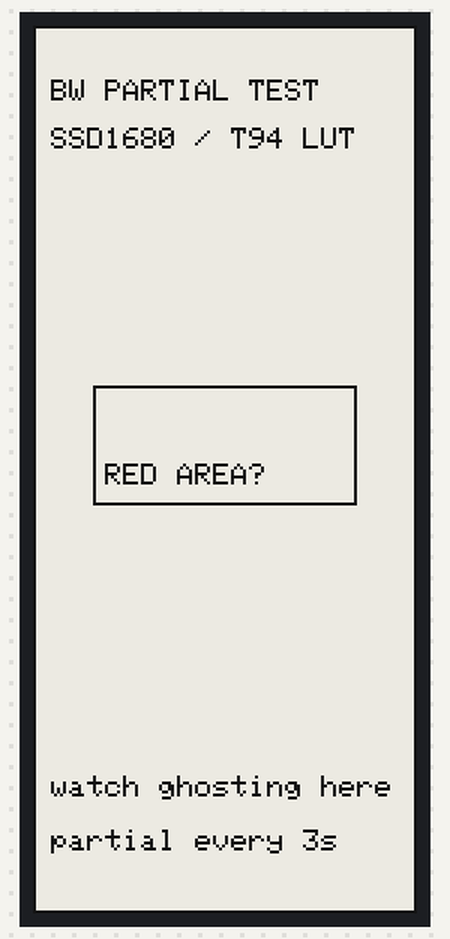
A sketch run on a simulated ESP32. Parts: 128×296 one-colour display. What the sketch prints to the serial monitor is not drawn.

Above: at 2.6 s.
At 6.1 s:
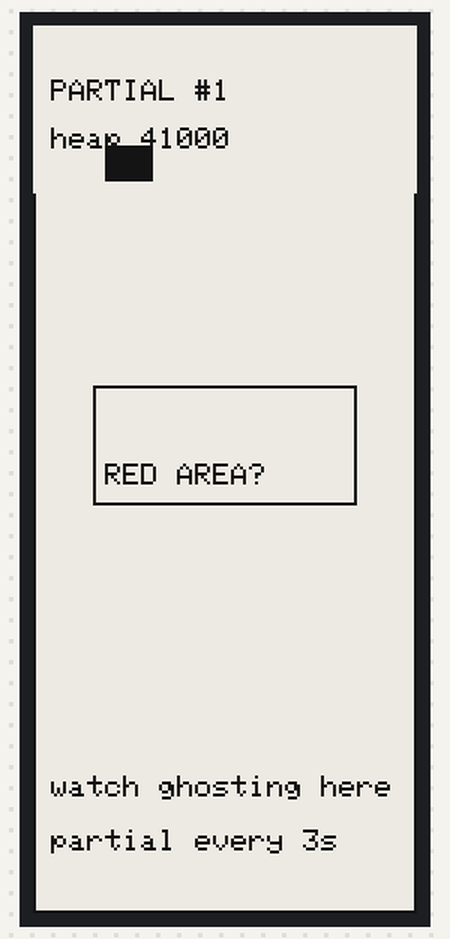
At 9.6 s:
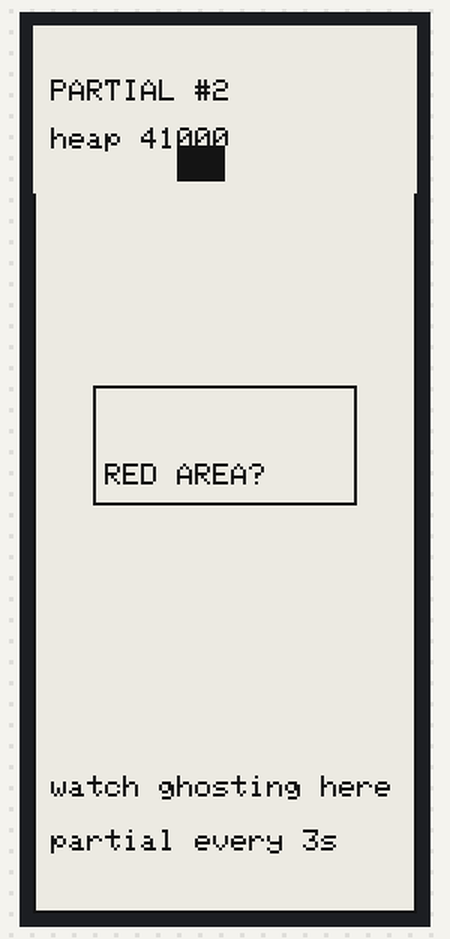
At 20.1 s:
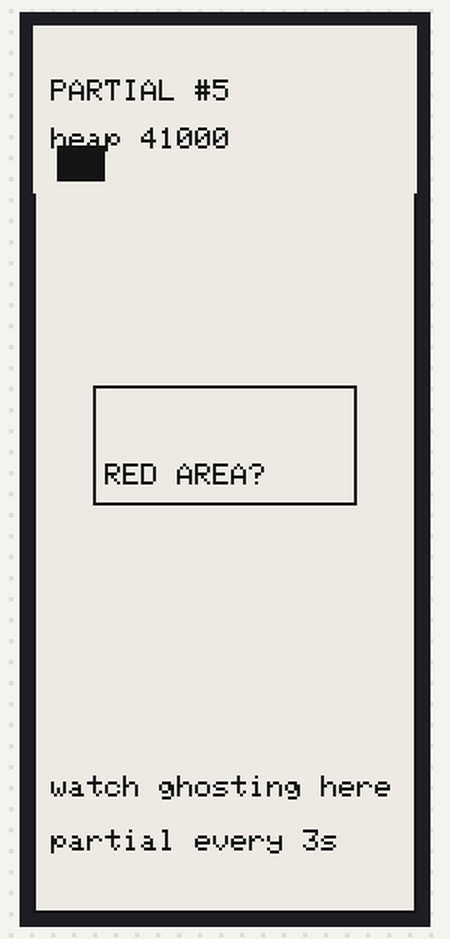
At 27.1 s:
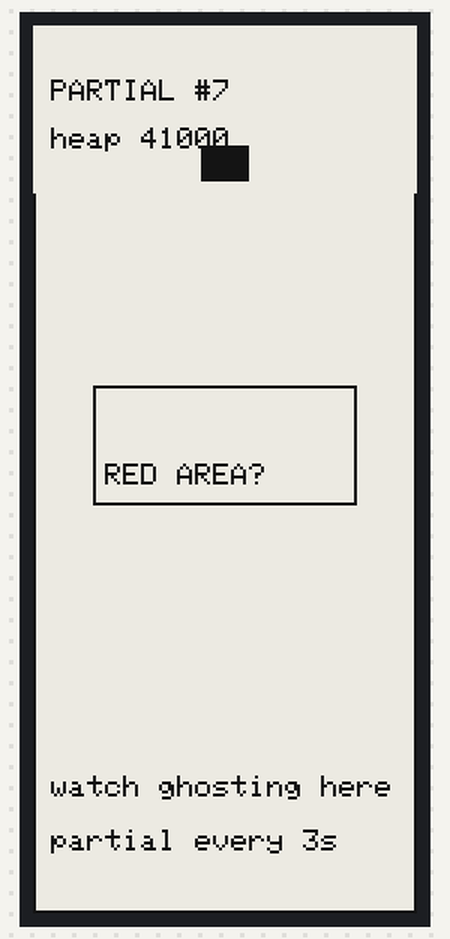
At 37.6 s:
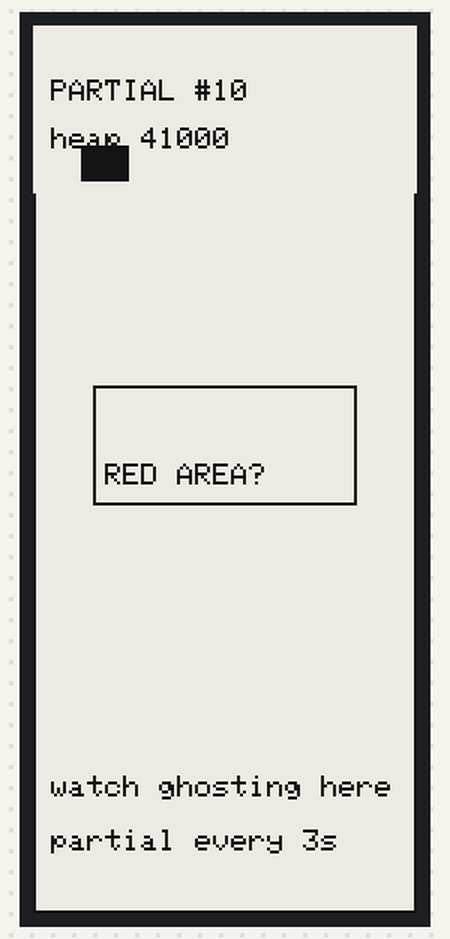

Measured:
- what the display in image 0 shows lasts 3.5 s, from 2.6 s to 6.1 s
- what the display in image 5 shows lasts 2.2 s, from 37.6 s to 39.8 s

The sketch:

epd_bw_partial.ino
```cpp
/*
 * 三色屏(SSD1680) 用黑白驱动做局部刷新 —— 可行性与残影测试
 * 目的：验证 GxEPD2_290_T94(BW, 局刷 500ms) 驱动这块三色屏时的
 *       ① 全刷是否正常 ② 局刷速度 ③ 是否有红色残影/发灰
 * 串口 115200
 */
#include <SPI.h>
#include <GxEPD2_BW.h>

#define PIN_CS   15
#define PIN_DC   0
#define PIN_RST  2
#define PIN_BUSY 4

GxEPD2_BW<GxEPD2_290_T94, GxEPD2_290_T94::HEIGHT>
  display(GxEPD2_290_T94(PIN_CS, PIN_DC, PIN_RST, PIN_BUSY));

int cnt = 0;
int boxY = 0;

void drawFrame()
{
  display.fillScreen(GxEPD_WHITE);
  display.drawRect(0, 0, display.width(), display.height(), GxEPD_BLACK);
  // 顶部：标题区（局刷会覆盖这里）
  display.setTextColor(GxEPD_BLACK);
  display.setCursor(6, 18);
  display.print("BW PARTIAL TEST");
  display.setCursor(6, 34);
  display.print("SSD1680 / T94 LUT");

  // 中部：红块位置标记 —— 如果这里原来有红色，全刷后应变成白
  display.drawRect(20, 120, 88, 40, GxEPD_BLACK);
  display.setCursor(24, 146);
  display.print("RED AREA?");

  // 底部：说明
  display.setCursor(6, 250);
  display.print("watch ghosting here");
  display.setCursor(6, 268);
  display.print("partial every 3s");
}

void fullRefresh()
{
  uint32_t t = millis();
  display.setFullWindow();
  display.firstPage();
  do { drawFrame(); } while (display.nextPage());
  Serial.printf("[FULL] %lu ms\n", millis() - t);
}

void partialRefresh()
{
  uint32_t t = millis();
  // 只在顶部 0..56 像素高的横条里更新，模拟菜单/时钟的局部刷新
  display.setPartialWindow(0, 0, display.width(), 56);
  display.firstPage();
  do {
    display.fillRect(0, 0, display.width(), 56, GxEPD_WHITE);
    display.setTextColor(GxEPD_BLACK);
    display.setCursor(6, 18);
    display.print("PARTIAL #");
    display.print(cnt);
    display.setCursor(6, 34);
    display.print("heap ");
    display.print(ESP.getFreeHeap());
    // 一个移动的小方块，用来观察残影
    display.fillRect(boxY, 40, 16, 12, GxEPD_BLACK);
  } while (display.nextPage());
  Serial.printf("[PART %d] %lu ms\n", cnt, millis() - t);
}

void setup()
{
  Serial.begin(115200);
  delay(300);
  Serial.println();
  Serial.println("===== BW PARTIAL TEST on 3-color panel =====");
  display.init(115200, true, 2, false);
  Serial.printf("panel %dx%d  hasFastPartial=%d\n", display.width(), display.height(),
                display.epd2.hasFastPartialUpdate);
  fullRefresh();
  Serial.println("全刷完成，接下来每 3 秒局刷一次顶部横条");
}

void loop()
{
  delay(3000);
  cnt++;
  boxY = (boxY + 24) % 112;
  partialRefresh();
  if (cnt % 10 == 0) {
    Serial.println("-- 每 10 次做一次全刷，清除累积残影 --");
    fullRefresh();
  }
}
```
